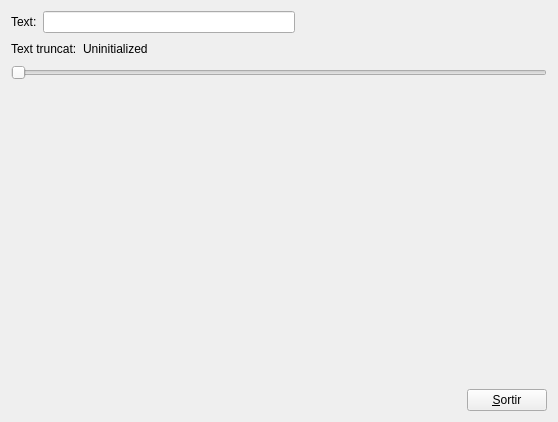
<?xml version="1.0" encoding="UTF-8"?>
<ui version="4.0">
 <class>MyForm</class>
 <widget class="QWidget" name="MyForm">
  <property name="geometry">
   <rect>
    <x>0</x>
    <y>0</y>
    <width>558</width>
    <height>422</height>
   </rect>
  </property>
  <property name="windowTitle">
   <string>Form</string>
  </property>
  <layout class="QVBoxLayout" name="verticalLayout_2">
   <item>
    <layout class="QHBoxLayout" name="horizontalLayout">
     <item>
      <widget class="QLabel" name="label">
       <property name="text">
        <string>Text:</string>
       </property>
      </widget>
     </item>
     <item>
      <widget class="QLineEdit" name="lineEdit"/>
     </item>
     <item>
      <spacer name="horizontalSpacer_3">
       <property name="orientation">
        <enum>Qt::Horizontal</enum>
       </property>
       <property name="sizeHint" stdset="0">
        <size>
         <width>40</width>
         <height>20</height>
        </size>
       </property>
      </spacer>
     </item>
    </layout>
   </item>
   <item>
    <layout class="QHBoxLayout" name="horizontalLayout_2">
     <item>
      <widget class="QLabel" name="label_2">
       <property name="text">
        <string>Text truncat:</string>
       </property>
      </widget>
     </item>
     <item>
      <widget class="MyLabel" name="label_3">
       <property name="text">
        <string>Uninitialized</string>
       </property>
      </widget>
     </item>
     <item>
      <spacer name="horizontalSpacer_2">
       <property name="orientation">
        <enum>Qt::Horizontal</enum>
       </property>
       <property name="sizeHint" stdset="0">
        <size>
         <width>40</width>
         <height>20</height>
        </size>
       </property>
      </spacer>
     </item>
    </layout>
   </item>
   <item>
    <layout class="QVBoxLayout" name="verticalLayout">
     <item>
      <widget class="QSlider" name="horizontalSlider">
       <property name="maximum">
        <number>50</number>
       </property>
       <property name="orientation">
        <enum>Qt::Horizontal</enum>
       </property>
      </widget>
     </item>
     <item>
      <spacer name="verticalSpacer">
       <property name="orientation">
        <enum>Qt::Vertical</enum>
       </property>
       <property name="sizeType">
        <enum>QSizePolicy::Expanding</enum>
       </property>
       <property name="sizeHint" stdset="0">
        <size>
         <width>20</width>
         <height>20</height>
        </size>
       </property>
      </spacer>
     </item>
     <item>
      <layout class="QHBoxLayout" name="horizontalLayout_3">
       <item>
        <spacer name="horizontalSpacer">
         <property name="orientation">
          <enum>Qt::Horizontal</enum>
         </property>
         <property name="sizeHint" stdset="0">
          <size>
           <width>40</width>
           <height>20</height>
          </size>
         </property>
        </spacer>
       </item>
       <item>
        <widget class="QPushButton" name="pushButton">
         <property name="text">
          <string>&amp;Sortir</string>
         </property>
        </widget>
       </item>
      </layout>
     </item>
    </layout>
   </item>
  </layout>
 </widget>
 <customwidgets>
  <customwidget>
   <class>MyLabel</class>
   <extends>QLabel</extends>
   <header>MyLabel.h</header>
   <slots>
    <signal>enviaText(QString)</signal>
    <slot>Truncar(int)</slot>
    <slot>SetOriginal(QString)</slot>
   </slots>
  </customwidget>
 </customwidgets>
 <resources/>
 <connections>
  <connection>
   <sender>pushButton</sender>
   <signal>clicked()</signal>
   <receiver>MyForm</receiver>
   <slot>close()</slot>
   <hints>
    <hint type="sourcelabel">
     <x>541</x>
     <y>408</y>
    </hint>
    <hint type="destinationlabel">
     <x>417</x>
     <y>248</y>
    </hint>
   </hints>
  </connection>
  <connection>
   <sender>label_3</sender>
   <signal>enviaText(QString)</signal>
   <receiver>label_3</receiver>
   <slot>setText(QString)</slot>
   <hints>
    <hint type="sourcelabel">
     <x>160</x>
     <y>62</y>
    </hint>
    <hint type="destinationlabel">
     <x>112</x>
     <y>54</y>
    </hint>
   </hints>
  </connection>
  <connection>
   <sender>horizontalSlider</sender>
   <signal>valueChanged(int)</signal>
   <receiver>label_3</receiver>
   <slot>Truncar(int)</slot>
   <hints>
    <hint type="sourcelabel">
     <x>209</x>
     <y>85</y>
    </hint>
    <hint type="destinationlabel">
     <x>170</x>
     <y>54</y>
    </hint>
   </hints>
  </connection>
  <connection>
   <sender>lineEdit</sender>
   <signal>textChanged(QString)</signal>
   <receiver>label_3</receiver>
   <slot>SetOriginal(QString)</slot>
   <hints>
    <hint type="sourcelabel">
     <x>210</x>
     <y>25</y>
    </hint>
    <hint type="destinationlabel">
     <x>167</x>
     <y>52</y>
    </hint>
   </hints>
  </connection>
 </connections>
 <slots>
  <slot>Truncar(int)</slot>
 </slots>
</ui>
